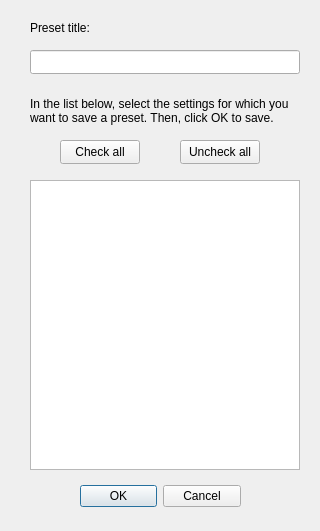
<?xml version="1.0" encoding="UTF-8"?>
<ui version="4.0">
 <class>savePresetDialog</class>
 <widget class="QDialog" name="savePresetDialog">
  <property name="geometry">
   <rect>
    <x>0</x>
    <y>0</y>
    <width>320</width>
    <height>531</height>
   </rect>
  </property>
  <property name="windowTitle">
   <string>Save Preset</string>
  </property>
  <widget class="QDialogButtonBox" name="buttonBox">
   <property name="geometry">
    <rect>
     <x>80</x>
     <y>480</y>
     <width>161</width>
     <height>32</height>
    </rect>
   </property>
   <property name="orientation">
    <enum>Qt::Horizontal</enum>
   </property>
   <property name="standardButtons">
    <set>QDialogButtonBox::Cancel|QDialogButtonBox::Ok</set>
   </property>
  </widget>
  <widget class="QListWidget" name="settingList">
   <property name="geometry">
    <rect>
     <x>30</x>
     <y>180</y>
     <width>270</width>
     <height>290</height>
    </rect>
   </property>
  </widget>
  <widget class="QLabel" name="label">
   <property name="geometry">
    <rect>
     <x>30</x>
     <y>90</y>
     <width>280</width>
     <height>41</height>
    </rect>
   </property>
   <property name="text">
    <string>In the list below, select the settings for which you want to save a preset. Then, click OK to save.</string>
   </property>
   <property name="wordWrap">
    <bool>true</bool>
   </property>
  </widget>
  <widget class="QPushButton" name="enableAllBtn">
   <property name="geometry">
    <rect>
     <x>60</x>
     <y>140</y>
     <width>80</width>
     <height>24</height>
    </rect>
   </property>
   <property name="text">
    <string>Check all</string>
   </property>
  </widget>
  <widget class="QPushButton" name="disableAllBtn">
   <property name="geometry">
    <rect>
     <x>180</x>
     <y>140</y>
     <width>80</width>
     <height>24</height>
    </rect>
   </property>
   <property name="text">
    <string>Uncheck all</string>
   </property>
  </widget>
  <widget class="QLineEdit" name="titleInput">
   <property name="geometry">
    <rect>
     <x>30</x>
     <y>50</y>
     <width>270</width>
     <height>24</height>
    </rect>
   </property>
  </widget>
  <widget class="QLabel" name="label_2">
   <property name="geometry">
    <rect>
     <x>30</x>
     <y>20</y>
     <width>61</width>
     <height>16</height>
    </rect>
   </property>
   <property name="text">
    <string>Preset title:</string>
   </property>
  </widget>
 </widget>
 <resources/>
 <connections>
  <connection>
   <sender>buttonBox</sender>
   <signal>accepted()</signal>
   <receiver>savePresetDialog</receiver>
   <slot>accept()</slot>
   <hints>
    <hint type="sourcelabel">
     <x>248</x>
     <y>254</y>
    </hint>
    <hint type="destinationlabel">
     <x>157</x>
     <y>274</y>
    </hint>
   </hints>
  </connection>
  <connection>
   <sender>buttonBox</sender>
   <signal>rejected()</signal>
   <receiver>savePresetDialog</receiver>
   <slot>reject()</slot>
   <hints>
    <hint type="sourcelabel">
     <x>316</x>
     <y>260</y>
    </hint>
    <hint type="destinationlabel">
     <x>286</x>
     <y>274</y>
    </hint>
   </hints>
  </connection>
 </connections>
</ui>
